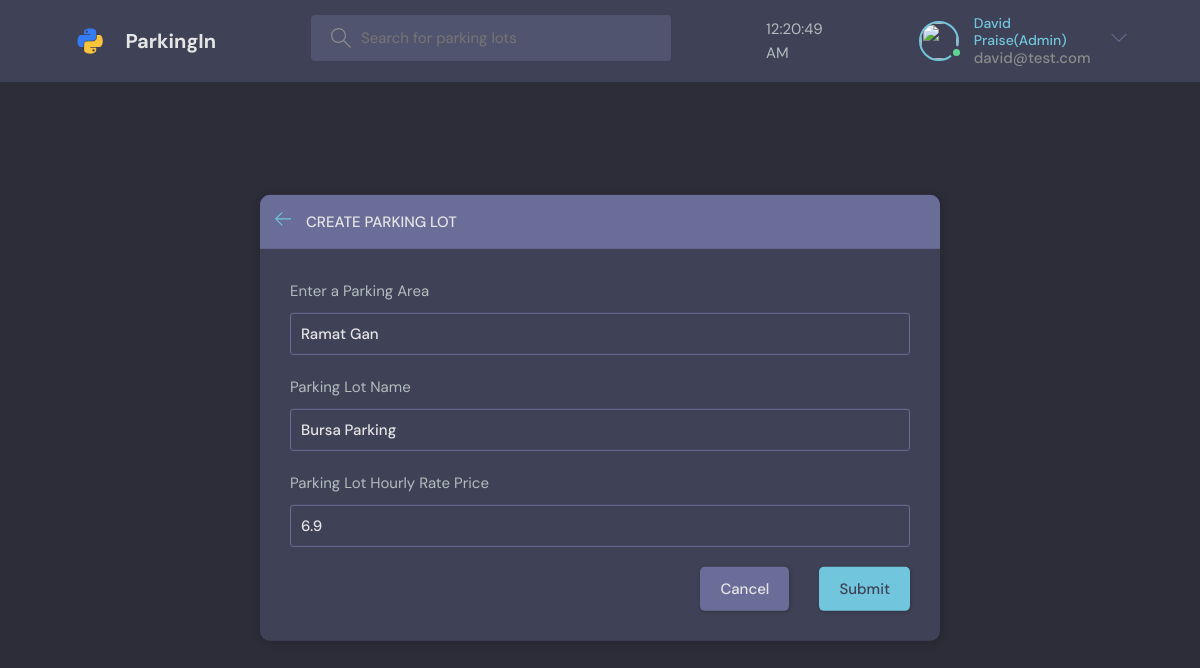
The page /ParkingIn/update-lot/10/ (signed in) on the database its author committed.
### parking/models.py (models this page shows, shortened)
class User(AbstractUser):
    name = models.CharField(max_length=50, null=True)
    email = models.EmailField(unique=True, null=True)
    car_num = models.CharField(unique=False, null=True, max_length=10)
    avater = models.ImageField(null=True, default="avatar.svg")
    balance = models.FloatField(null=True, default=0)
    USERNAME_FIELD = 'email'
    REQUIRED_FIELDS = []

class ParkingLot(models.Model):
    admin = models.ForeignKey(User, on_delete=models.SET_NULL, null=True)
    lot_type = models.ForeignKey(LotType, on_delete=models.SET_NULL, null=True)
    name = models.CharField(max_length=50)
    price = models.FloatField(null=True)
    users = models.ManyToManyField(User, related_name='users', blank=True)
    updated = models.DateTimeField(auto_now=True)
    created = models.DateTimeField(auto_now_add=True)

class LotType(models.Model):
    name = models.CharField(max_length=200)
    price = models.FloatField(null=True)
    def __str__(self):
        return self.name

### parking/views.py (the view, shortened to what this page needs)
# urls.py: path('update-lot/<str:pk>/', views.updateParkinglot, name="update-lot"),
@login_required(login_url='parking-login')
def updateParkinglot(request, pk):
    parkinglot = ParkingLot.objects.get(id=pk)
    form = ParkingLotForm(instance=parkinglot)
    lot_types = LotType.objects.all()
    if request.user != parkinglot.admin:
        return HttpResponse('Insufficient Permission')
    context = {'form': form, 'lot_types': lot_types, 'parkinglot': parkinglot}
    return render(request, 'lot_form.html', context)

### parking/forms.py
class ParkingLotForm(ModelForm):
    class Meta:
        model = ParkingLot
        fields = '__all__'
        exclude = ['admin', 'users']

### parking/templates/lot_form.html (shortened to what this page needs)
{% extends 'parking_base.html' %}
{% block content %}
<main class="create-room layout">
  <div class="container">
    <div class="layout__box">
      <div class="layout__boxHeader">
        <div class="layout__boxTitle">
          <a href="{{request.META.HTTP_REFERER}}">
            <svg version="1.1" xmlns="http://www.w3.org/2000/svg" width="32" height="32" viewBox="0 0 32 32">
              <title>arrow-left</title>
              <path
                d="M13.723 2.286l-13.723 13.714 13.719 13.714 1.616-1.611-10.96-10.96h27.625v-2.286h-27.625l10.965-10.965-1.616-1.607z">
              </path>
            </svg>
          </a>
          {% if request.page == 'create-parking-lot' %}
          <h3>Create Parking Lot</h3>
          {% else %}
          <h3>Create Parking Lot</h3>
          {% endif %}
        </div>
      </div>
      <div class="layout__body">
        <form class="form" action="" method="POST">
          <div class="form__group">
            <label for="room_topic">Enter a Parking Area</label>
            <input required type="text" value="{{parkinglot.lot_type}}" name="lot_type" list="topic-list" />
          </div>
          <div class="form__group">
            <label for="name">Parking Lot Name</label>
            {{form.name}}
          </div>
          <div class="form__group">
            <label for="price">Parking Lot Hourly Rate Price</label>
            {{form.price}}
          </div>
          <div class="form__action">
            <a class="btn btn--dark" href="{{request.META.HTTP_REFERER}}">Cancel</a>
            <button class="btn btn--main" type="submit">Submit</button>
          </div>
        </form>
      </div>
    </div>
  </div>
</main>
{% endblock content %}

### templates/parking_navbar.html (shortened to what this page needs)
{% load static %}
<header class="header header--loggedIn">
    <div class="container">
        <a href="{% url 'parking-home' %}" class="header__logo">
            <img src="{% static 'images/logo.svg' %}" />
            <h1>ParkingIn</h1>
        </a>
        <form class="header__search" method="GET" action="{% url 'parking-home' %}">
            <label>
                <input name="q" placeholder="Search for parking lots" />
            </label>
        </form>
        <div class="container" id = "clock" onload="currentTime()"></div>
        <nav class="header__menu">
            {% if request.user.is_authenticated %}
                {% if request.user.is_superuser %}
                <div class="header__user">
                    <a href="{% url 'my-tickets' user.id %}">
                        <div class="avatar avatar--medium active">
                            <img src="{{request.user.avatar.url}}" />
                        </div>
                        <p><span>{{request.user.name}}(Admin)</span>{{request.user.email}}</p>
                    </a>
                    <button class="dropdown-button">
                        <svg version="1.1" xmlns="http://www.w3.org/2000/svg" width="32" height="32" viewBox="0 0 32 32">
                            <title>chevron-down</title>
                            <path d="M16 21l-13-13h-3l16 16 16-16h-3l-13 13z"></path>
                        </svg>
                    </button>
                </div>
                {% endif %}
            {% else %}
            <a href="{% url 'parking-login' %}">
                <img src="{% static 'images/avatar.svg' %}" />
                <p>Login</p>
            </a>
            {% endif %}
        </nav>
    </div>
</header>

### rows shown on the page
User: user.name "David Praise", user.email "david@test.com"
ParkingLot: lot_type "Ramat Gan", name "Bursa Parking", price "6.9"
